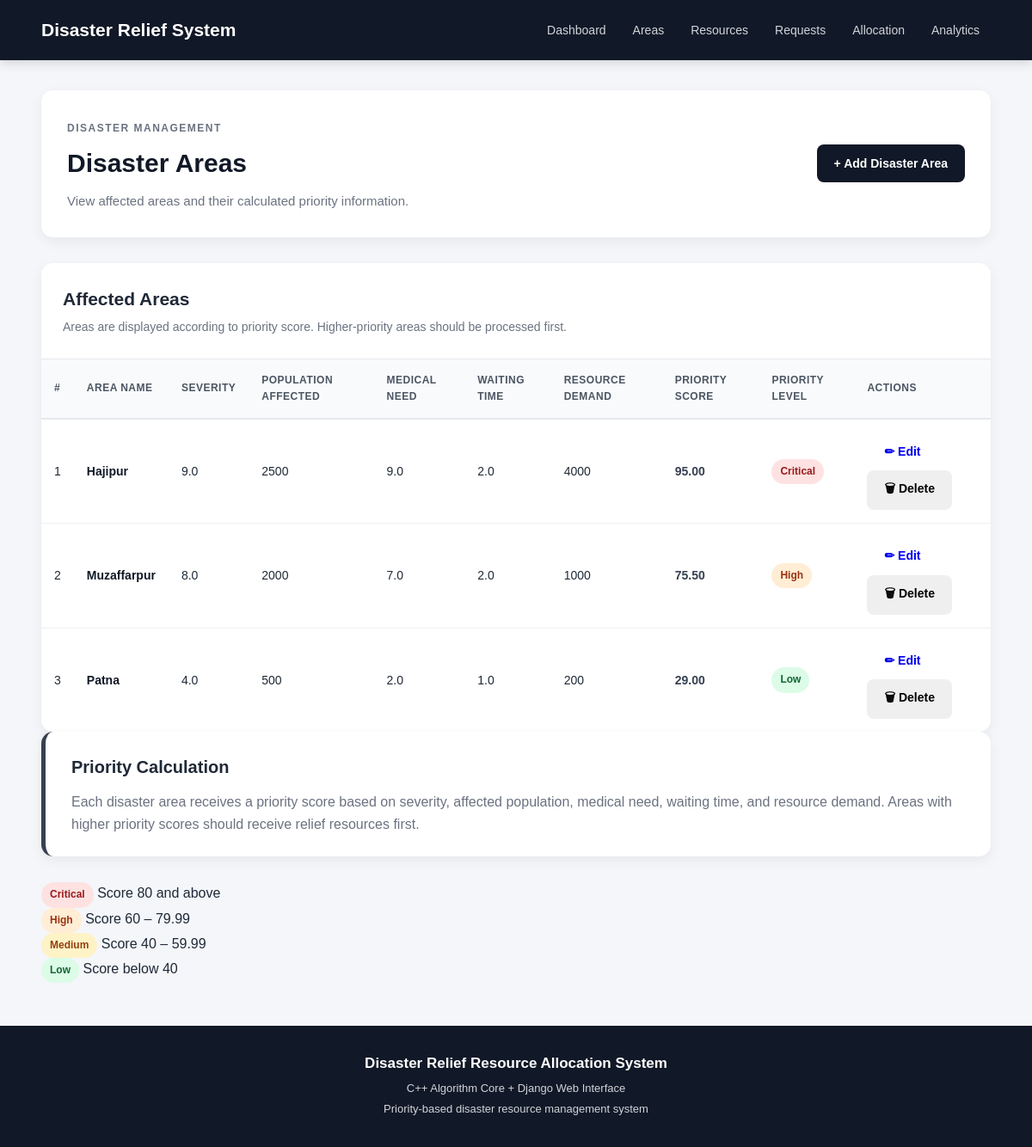
Screenshot of /areas/ with the database file from the repository.
### relief/models.py (models this page shows, shortened)
class DisasterArea(models.Model):
    areaName = models.CharField(max_length=100)
    severity = models.FloatField(default=1)
    populationAffected = models.PositiveIntegerField(default=0)
    medicalNeed = models.FloatField(default=1)
    waitingTime = models.FloatField(default=0)
    resourceDemand = models.PositiveIntegerField(default=0)
    priorityScore = models.FloatField(default=0.0)
    priorityLevel = models.CharField(
        max_length=20,
        default="Not Calculated"
    )

### relief/views.py (the view)
def areas(request):
    area_list = DisasterArea.objects.all().order_by(
        "-priorityScore"
    )
    return render(
        request,
        "relief/areas.html",
        {
            "areas": area_list
        }
    )

### relief/templates/relief/areas.html (shortened to what this page needs)
{% extends "relief/base.html" %}
{% block content %}
<div class="page-header page-header-flex">
    <div>
        <span class="section-label">
            DISASTER MANAGEMENT
        </span>
        <h1>
            Disaster Areas
        </h1>
        <p>
            View affected areas and their calculated
            priority information.
        </p>
    </div>
    <div>
        <a
            href="{% url 'add_area' %}"
            class="btn btn-primary"
        >
            + Add Disaster Area
        </a>
    </div>
</div>
<div class="table-card">
    <div class="table-header">
        <div>
            <h2>
                Affected Areas
            </h2>
            <p>
                Areas are displayed according to priority score.
                Higher-priority areas should be processed first.
            </p>
        </div>
    </div>
    {% if areas %}
    <div class="table-wrapper">
        <table class="data-table">
            <thead>
                <tr>
                    <th>
                        #
                    </th>
                    <th>
                        Area Name
                    </th>
                    <th>
                        Severity
                    </th>
                    <th>
                        Population Affected
                    </th>
                    <th>
                        Medical Need
                    </th>
                    <th>
                        Waiting Time
                    </th>
                    <th>
                        Resource Demand
                    </th>
                    <th>
                        Priority Score
                    </th>
                    <th>
                        Priority Level
                    </th>
                    <th>
                        Actions
                    </th>
                </tr>
            </thead>
            <tbody>
                {% for area in areas %}
                <tr>
                    <td>
                        {{ forloop.counter }}
                    </td>
                    <td class="bold-text">
                        {{ area.areaName }}
                    </td>
                    <td>
                        {{ area.severity }}
                    </td>
                    <td>
                        {{ area.populationAffected }}
                    </td>
                    <td>
                        {{ area.medicalNeed }}
                    </td>
                    <td>
                        {{ area.waitingTime }}
                    </td>
                    <td>
                        {{ area.resourceDemand }}
                    </td>
                    <td class="score">
                        {{ area.priorityScore|floatformat:2 }}
                    </td>
                    <td>
                        {% if area.priorityLevel == "Critical" %}
                            <span class="badge badge-critical">
                                Critical
                            </span>
                        {% elif area.priorityLevel == "High" %}
                            <span class="badge badge-high">
                                High
                            </span>
                        {% elif area.priorityLevel == "Medium" %}
                            <span class="badge badge-medium">
                                Medium
                            </span>
                        {% elif area.priorityLevel == "Low" %}
                            <span class="badge badge-low">
                                Low
                            </span>
                        {% else %}
                            <span class="badge badge-default">
                                {{ area.priorityLevel }}
                            </span>
                        {% endif %}
                    </td>
                    <td>
                        <div class="area-actions">
                            <a
                                href="{% url 'edit_area' area.id %}"
                                class="btn btn-edit btn-small"
                            >
                                ✏ Edit
                            </a>
                            <form
                                method="POST"
                                action="{% url 'delete_area' area.id %}"
                                onsubmit="return confirm('Are you sure you want to delete this disaster area?');"
                                style="display: inline;"
                            >
                                <button
                                    type="submit"
                                    class="btn btn-delete btn-small"
                                >
                                    🗑 Delete
                                </button>
                            </form>
                        </div>
                    </td>
                </tr>
                {% endfor %}
            </tbody>
        </table>
    </div>
    {% endif %}
</div>
<div class="info-card">
    <h2>
        Priority Calculation
    </h2>
    <p>
        Each disaster area receives a priority score based on
        severity, affected population, medical need, waiting time,
        and resource demand. Areas with higher priority scores
        should receive relief resources first.
    </p>
</div>
<div class="priority-legend">
    <div class="legend-item">
        <span class="badge badge-critical">
            Critical
        </span>
        <span>
            Score 80 and above
        </span>
    </div>
    <div class="legend-item">
        <span class="badge badge-high">
            High
        </span>
        <span>
            Score 60 – 79.99
        </span>
    </div>
    <div class="legend-item">
        <span class="badge badge-medium">
            Medium
        </span>
        <span>
            Score 40 – 59.99
        </span>
    </div>
    <div class="legend-item">
        <span class="badge badge-low">
            Low
        </span>
        <span>
            Score below 40
        </span>
    </div>
</div>
{% endblock %}

### static/css/style.css (style rules this page uses)
* { margin: 0; padding: 0; box-sizing: border-box; }
html { scroll-behavior: smooth; }
body { font-family: Arial, Helvetica, sans-serif; background: #f4f6f9; color: #1f2937; line-height: 1.6; }
.page-header { background: white; padding: 30px; border-radius: 14px; margin-bottom: 30px; box-shadow: 0 5px 15px rgba(0, 0, 0, 0.06); }
.page-header h1 { font-size: 30px; color: #111827; margin: 5px 0 8px; }
.page-header p { color: #6b7280; font-size: 15px; }
.section-label { color: #6b7280; font-size: 12px; font-weight: bold; letter-spacing: 1.5px; text-transform: uppercase; }
.table-card { background: white; border-radius: 14px; overflow: hidden; box-shadow: 0 5px 15px rgba(0, 0, 0, 0.06); }
.table-header { padding: 25px; border-bottom: 1px solid #e5e7eb; }
.table-header h2 { font-size: 21px; margin-bottom: 5px; }
.table-header p { color: #6b7280; font-size: 14px; }
.table-wrapper { width: 100%; overflow-x: auto; }
.data-table { width: 100%; border-collapse: collapse; min-width: 900px; }
.data-table th { background: #f9fafb; color: #4b5563; font-size: 12px; text-transform: uppercase; letter-spacing: 0.5px; text-align: left; padding: 15px; border-bottom: 2px solid #e5e7eb; }
.data-table td { padding: 15px; border-bottom: 1px solid #edf0f3; font-size: 14px; vertical-align: middle; }
.data-table tbody tr { transition: background 0.15s; }
.data-table tbody tr:last-child td { border-bottom: none; }
.bold-text { font-weight: bold; color: #111827; }
.score { font-weight: bold; color: #374151; }
.badge { display: inline-block; padding: 5px 10px; border-radius: 20px; font-size: 12px; font-weight: bold; }
.badge-critical { color: #991b1b; background: #fee2e2; }
.badge-high { color: #9a3412; background: #ffedd5; }
.badge-medium { color: #92400e; background: #fef3c7; }
.badge-low { color: #166534; background: #dcfce7; }
.info-card { background: white; padding: 25px 30px; border-radius: 14px; margin-bottom: 30px; box-shadow: 0 5px 15px rgba(0, 0, 0, 0.06); border-left: 5px solid #374151; }
.info-card h2 { font-size: 20px; margin-bottom: 12px; }
.info-card p { color: #6b7280; margin-bottom: 10px; }
.info-card p:last-child { margin-bottom: 0; }
.btn { display: inline-block; padding: 11px 20px; border-radius: 8px; text-decoration: none; font-size: 14px; font-weight: bold; border: none; cursor: pointer; transition: 0.2s; }
.btn-primary { background: #111827; color: white; }
.page-header-flex { display: flex; align-items: center; justify-content: space-between; gap: 20px; }

### rows the page displays
DisasterArea: areaName "Hajipur", severity "9.0", populationAffected "2500", medicalNeed "9.0", waitingTime "2.0", resourceDemand "4000", priorityScore "95.00", priorityLevel "Critical"
DisasterArea: areaName "Muzaffarpur", severity "8.0", populationAffected "2000", medicalNeed "7.0", waitingTime "2.0", resourceDemand "1000", priorityScore "75.50", priorityLevel "High"
DisasterArea: areaName "Patna", severity "4.0", populationAffected "500", medicalNeed "2.0", waitingTime "1.0", resourceDemand "200", priorityScore "29.00", priorityLevel "Low"
